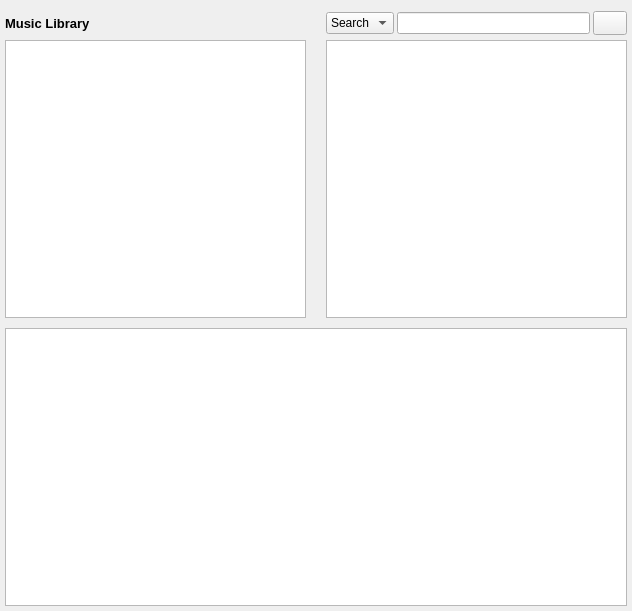
<?xml version="1.0" encoding="UTF-8"?>
<ui version="4.0">
 <class>Library_windowed</class>
 <widget class="QWidget" name="Library_windowed">
  <property name="geometry">
   <rect>
    <x>0</x>
    <y>0</y>
    <width>632</width>
    <height>611</height>
   </rect>
  </property>
  <property name="focusPolicy">
   <enum>Qt::StrongFocus</enum>
  </property>
  <property name="windowTitle">
   <string>Library</string>
  </property>
  <layout class="QGridLayout" name="gridLayout">
   <property name="leftMargin">
    <number>5</number>
   </property>
   <property name="rightMargin">
    <number>5</number>
   </property>
   <property name="bottomMargin">
    <number>5</number>
   </property>
   <property name="horizontalSpacing">
    <number>20</number>
   </property>
   <property name="verticalSpacing">
    <number>5</number>
   </property>
   <item row="2" column="2" colspan="2">
    <widget class="MyTableView" name="lv_album">
     <property name="font">
      <font>
       <pointsize>8</pointsize>
      </font>
     </property>
     <property name="layoutDirection">
      <enum>Qt::LeftToRight</enum>
     </property>
     <property name="frameShadow">
      <enum>QFrame::Sunken</enum>
     </property>
     <property name="horizontalScrollBarPolicy">
      <enum>Qt::ScrollBarAsNeeded</enum>
     </property>
     <property name="autoScroll">
      <bool>false</bool>
     </property>
     <property name="editTriggers">
      <set>QAbstractItemView::NoEditTriggers</set>
     </property>
     <property name="alternatingRowColors">
      <bool>true</bool>
     </property>
     <property name="selectionBehavior">
      <enum>QAbstractItemView::SelectRows</enum>
     </property>
     <property name="verticalScrollMode">
      <enum>QAbstractItemView::ScrollPerPixel</enum>
     </property>
     <property name="horizontalScrollMode">
      <enum>QAbstractItemView::ScrollPerPixel</enum>
     </property>
     <property name="gridStyle">
      <enum>Qt::DotLine</enum>
     </property>
     <property name="sortingEnabled">
      <bool>true</bool>
     </property>
     <property name="wordWrap">
      <bool>false</bool>
     </property>
     <attribute name="horizontalHeaderMinimumSectionSize">
      <number>23</number>
     </attribute>
     <attribute name="horizontalHeaderStretchLastSection">
      <bool>true</bool>
     </attribute>
     <attribute name="verticalHeaderVisible">
      <bool>false</bool>
     </attribute>
     <attribute name="verticalHeaderDefaultSectionSize">
      <number>20</number>
     </attribute>
    </widget>
   </item>
   <item row="2" column="0" colspan="2">
    <widget class="MyTableView" name="lv_artist">
     <property name="font">
      <font>
       <pointsize>8</pointsize>
      </font>
     </property>
     <property name="layoutDirection">
      <enum>Qt::LeftToRight</enum>
     </property>
     <property name="frameShape">
      <enum>QFrame::StyledPanel</enum>
     </property>
     <property name="frameShadow">
      <enum>QFrame::Sunken</enum>
     </property>
     <property name="midLineWidth">
      <number>0</number>
     </property>
     <property name="autoScroll">
      <bool>false</bool>
     </property>
     <property name="selectionBehavior">
      <enum>QAbstractItemView::SelectRows</enum>
     </property>
     <property name="verticalScrollMode">
      <enum>QAbstractItemView::ScrollPerPixel</enum>
     </property>
     <property name="horizontalScrollMode">
      <enum>QAbstractItemView::ScrollPerPixel</enum>
     </property>
     <property name="gridStyle">
      <enum>Qt::DotLine</enum>
     </property>
     <property name="sortingEnabled">
      <bool>true</bool>
     </property>
     <attribute name="horizontalHeaderStretchLastSection">
      <bool>true</bool>
     </attribute>
     <attribute name="verticalHeaderVisible">
      <bool>false</bool>
     </attribute>
     <attribute name="verticalHeaderDefaultSectionSize">
      <number>20</number>
     </attribute>
    </widget>
   </item>
   <item row="4" column="0" colspan="4">
    <widget class="MyTableView" name="tb_title">
     <property name="sizePolicy">
      <sizepolicy hsizetype="Preferred" vsizetype="MinimumExpanding">
       <horstretch>0</horstretch>
       <verstretch>0</verstretch>
      </sizepolicy>
     </property>
     <property name="font">
      <font>
       <pointsize>8</pointsize>
      </font>
     </property>
     <property name="layoutDirection">
      <enum>Qt::LeftToRight</enum>
     </property>
     <property name="frameShadow">
      <enum>QFrame::Sunken</enum>
     </property>
     <property name="editTriggers">
      <set>QAbstractItemView::NoEditTriggers</set>
     </property>
     <property name="showDropIndicator" stdset="0">
      <bool>false</bool>
     </property>
     <property name="dragEnabled">
      <bool>true</bool>
     </property>
     <property name="dragDropMode">
      <enum>QAbstractItemView::DragOnly</enum>
     </property>
     <property name="alternatingRowColors">
      <bool>true</bool>
     </property>
     <property name="selectionMode">
      <enum>QAbstractItemView::ExtendedSelection</enum>
     </property>
     <property name="selectionBehavior">
      <enum>QAbstractItemView::SelectRows</enum>
     </property>
     <property name="verticalScrollMode">
      <enum>QAbstractItemView::ScrollPerPixel</enum>
     </property>
     <property name="horizontalScrollMode">
      <enum>QAbstractItemView::ScrollPerPixel</enum>
     </property>
     <property name="showGrid">
      <bool>true</bool>
     </property>
     <property name="gridStyle">
      <enum>Qt::DotLine</enum>
     </property>
     <property name="sortingEnabled">
      <bool>true</bool>
     </property>
     <property name="wordWrap">
      <bool>false</bool>
     </property>
     <property name="cornerButtonEnabled">
      <bool>true</bool>
     </property>
     <attribute name="horizontalHeaderCascadingSectionResizes">
      <bool>false</bool>
     </attribute>
     <attribute name="horizontalHeaderMinimumSectionSize">
      <number>23</number>
     </attribute>
     <attribute name="horizontalHeaderShowSortIndicator" stdset="0">
      <bool>true</bool>
     </attribute>
     <attribute name="horizontalHeaderStretchLastSection">
      <bool>true</bool>
     </attribute>
     <attribute name="verticalHeaderVisible">
      <bool>false</bool>
     </attribute>
     <attribute name="verticalHeaderDefaultSectionSize">
      <number>20</number>
     </attribute>
    </widget>
   </item>
   <item row="1" column="0" colspan="2">
    <layout class="QHBoxLayout" name="horizontalLayout_2">
     <item>
      <widget class="QLabel" name="lab_music_library">
       <property name="sizePolicy">
        <sizepolicy hsizetype="Maximum" vsizetype="Preferred">
         <horstretch>0</horstretch>
         <verstretch>0</verstretch>
        </sizepolicy>
       </property>
       <property name="font">
        <font>
         <pointsize>10</pointsize>
         <weight>75</weight>
         <bold>true</bold>
        </font>
       </property>
       <property name="text">
        <string>Music Library  </string>
       </property>
      </widget>
     </item>
     <item>
      <widget class="QLabel" name="lab_status">
       <property name="text">
        <string/>
       </property>
      </widget>
     </item>
     <item>
      <widget class="QPushButton" name="btn_info">
       <property name="minimumSize">
        <size>
         <width>24</width>
         <height>24</height>
        </size>
       </property>
       <property name="maximumSize">
        <size>
         <width>24</width>
         <height>24</height>
        </size>
       </property>
       <property name="text">
        <string/>
       </property>
       <property name="iconSize">
        <size>
         <width>18</width>
         <height>18</height>
        </size>
       </property>
       <property name="flat">
        <bool>true</bool>
       </property>
      </widget>
     </item>
    </layout>
   </item>
   <item row="3" column="0" colspan="2">
    <widget class="QFrame" name="frame">
     <property name="frameShape">
      <enum>QFrame::StyledPanel</enum>
     </property>
     <property name="frameShadow">
      <enum>QFrame::Raised</enum>
     </property>
    </widget>
   </item>
   <item row="1" column="2" colspan="2">
    <layout class="QHBoxLayout" name="horizontalLayout">
     <property name="spacing">
      <number>3</number>
     </property>
     <item>
      <widget class="QComboBox" name="combo_searchfilter">
       <item>
        <property name="text">
         <string>Search</string>
        </property>
       </item>
       <item>
        <property name="text">
         <string>Path</string>
        </property>
       </item>
      </widget>
     </item>
     <item>
      <widget class="QLineEdit" name="le_search">
       <property name="focusPolicy">
        <enum>Qt::ClickFocus</enum>
       </property>
       <property name="toolTip">
        <string>Search for title, interprets and albums</string>
       </property>
      </widget>
     </item>
     <item>
      <widget class="QPushButton" name="btn_clear">
       <property name="maximumSize">
        <size>
         <width>34</width>
         <height>24</height>
        </size>
       </property>
       <property name="toolTip">
        <string>Show all interprets, albums, tracks</string>
       </property>
       <property name="text">
        <string/>
       </property>
      </widget>
     </item>
    </layout>
   </item>
  </layout>
 </widget>
 <customwidgets>
  <customwidget>
   <class>MyTableView</class>
   <extends>QTableView</extends>
   <header>GUI/MyTableView.h</header>
  </customwidget>
 </customwidgets>
 <resources/>
 <connections/>
</ui>
